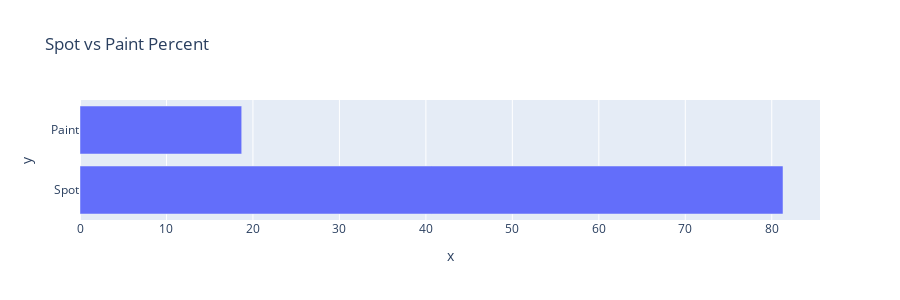

The notebook cell this image was saved under:
### Markdown cell above
# Maaco - Spot vs Paint

### Code cell
spot = 81.3
paint = 100-spot
fig = px.bar( x=[spot,paint], y = ["Spot", "Paint"],  title="Spot vs Paint Percent", height=300)
fig.show()

### Figure 1 — Plotly figure (JSON) as saved in the notebook; plotly's stock layout.template omitted (floating-point values rounded to 4 significant figures)
{"data": [{"alignmentgroup": "True", "hovertemplate": "x=%{x}<br>y=%{y}<extra></extra>", "legendgroup": "", "marker": {"color": "#636efa"}, "name": "", "offsetgroup": "", "orientation": "h", "showlegend": false, "textposition": "auto", "type": "bar", "x": [81.3, 18.7], "xaxis": "x", "y": ["Spot", "Paint"], "yaxis": "y"}], "layout": {"barmode": "relative", "height": 300, "legend": {"tracegroupgap": 0}, "title": {"text": "Spot vs Paint Percent"}, "xaxis": {"anchor": "y", "domain": [0, 1], "title": {"text": "x"}}, "yaxis": {"anchor": "x", "domain": [0, 1], "title": {"text": "y"}}}}
